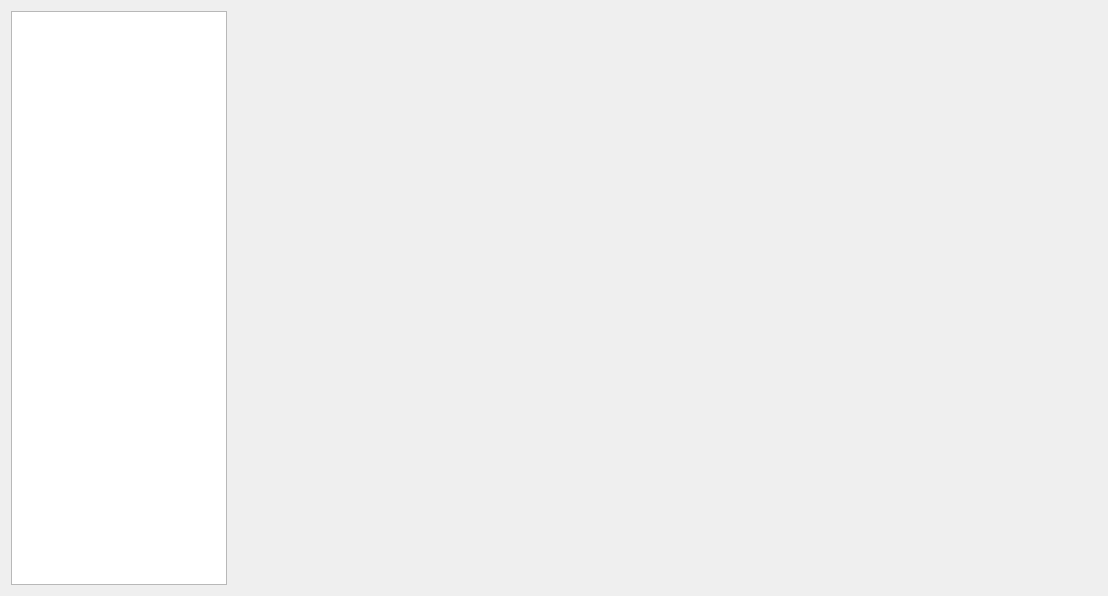
<?xml version="1.0" encoding="UTF-8"?>
<ui version="4.0">
 <class>workWidget</class>
 <widget class="QWidget" name="workWidget">
  <property name="geometry">
   <rect>
    <x>0</x>
    <y>0</y>
    <width>1108</width>
    <height>596</height>
   </rect>
  </property>
  <property name="windowTitle">
   <string>运维工作台</string>
  </property>
  <layout class="QHBoxLayout" name="horizontalLayout_2">
   <item>
    <layout class="QVBoxLayout" name="verticalLayout">
     <item>
      <layout class="QHBoxLayout" name="workLay" stretch="2,8">
       <property name="spacing">
        <number>6</number>
       </property>
       <item>
        <widget class="QTreeWidget" name="workWidgeTree">
         <property name="sizePolicy">
          <sizepolicy hsizetype="Maximum" vsizetype="Expanding">
           <horstretch>0</horstretch>
           <verstretch>0</verstretch>
          </sizepolicy>
         </property>
         <attribute name="headerVisible">
          <bool>false</bool>
         </attribute>
         <column>
          <property name="text">
           <string notr="true">1</string>
          </property>
         </column>
        </widget>
       </item>
       <item>
        <widget class="QStackedWidget" name="workWidgetStack">
         <property name="sizePolicy">
          <sizepolicy hsizetype="Expanding" vsizetype="Preferred">
           <horstretch>0</horstretch>
           <verstretch>0</verstretch>
          </sizepolicy>
         </property>
         <widget class="QWidget" name="page"/>
         <widget class="QWidget" name="workStackUsersMangeWidget"/>
         <widget class="QWidget" name="workStackRolesMangeWidge"/>
         <widget class="QWidget" name="workStackListAppWidge"/>
         <widget class="QWidget" name="workStackHandleAppWidget"/>
         <widget class="QWidget" name="p3"/>
         <widget class="QWidget" name="page_3"/>
        </widget>
       </item>
      </layout>
     </item>
    </layout>
   </item>
  </layout>
 </widget>
 <resources/>
 <connections/>
</ui>
